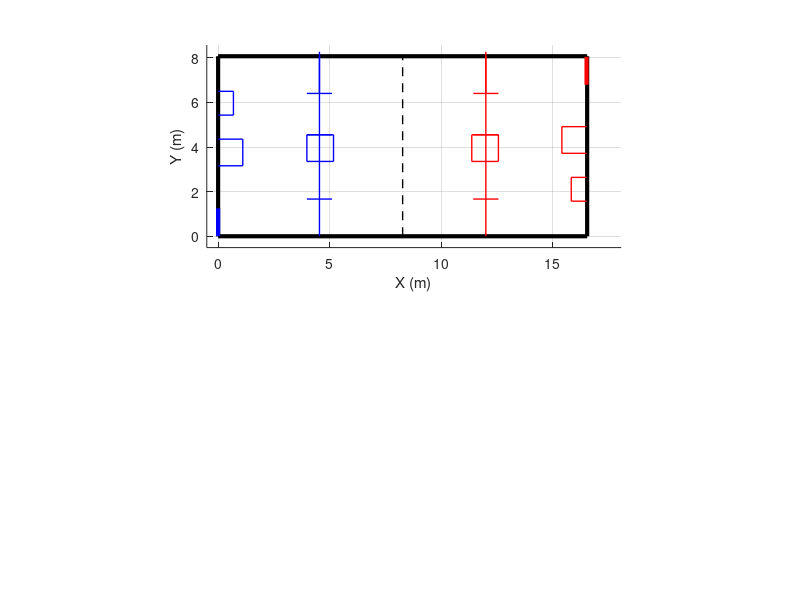

MATLAB code to generate this figure:
% Create figure and first subplot
figure(1), clf
subplot(2,1,1)
hold on

% Field Size 317 in. x 691 in.
field_width = 317.69 * 0.0254;
field_length = 691.22 * 0.0254;

% Field
plot([0 0]*0.0254,[0 317.69]*0.0254,'k','LineWidth',3)
plot([0 651.22]*0.0254,[0 0]*0.0254,'k','LineWidth',3)
plot([0 651.22]*0.0254,[317.69 317.69]*0.0254,'k','LineWidth',3)
plot([651.22, 651.22]*0.0254,[0 317.69]*0.0254,'k','LineWidth',3)

plot([325.61 325.61]*0.0254,[0 317.69]*0.0254,'k','LineWidth',1, 'LineStyle','--')

%Hub
plot([156.61 156.61+47]*0.0254,[317.69-65.65-73 317.69-65.65-73]*0.0254, 'b', 'LineWidth', 1)
plot([156.61 156.61+47]*0.0254,[317.69-65.65-73-47 317.69-65.65-73-47]*0.0254, 'b', 'LineWidth', 1)
plot([156.61+47 156.61+47]*0.0254,[317.69-65.65-73 317.69-65.65-73-47]*0.0254, 'b', 'LineWidth', 1)
plot([156.61 156.61]*0.0254,[317.69-65.65-73 317.69-65.65-73-47]*0.0254, 'b', 'LineWidth', 1)

plot([651.22-156.61 651.22-156.61-47]*0.0254,[317.69-65.65-73 317.69-65.65-73]*0.0254, 'r', 'LineWidth', 1)
plot([651.22-156.61 651.22-156.61-47]*0.0254,[317.69-65.65-73-47 317.69-65.65-73-47]*0.0254, 'r', 'LineWidth', 1)
plot([651.22-156.61-47 651.22-156.61-47]*0.0254,[317.69-65.65-73 317.69-65.65-73-47]*0.0254, 'r', 'LineWidth', 1)
plot([651.22-156.61 651.22-156.61]*0.0254,[317.69-65.65-73 317.69-65.65-73-47]*0.0254, 'r', 'LineWidth', 1)

%Trench + Bump
plot([156.61 156.61+44.40]*0.0254,[317.69-65.65-73 317.69-65.65-73]*0.0254, 'b', 'LineWidth', 1)
plot([156.61+22.2 156.61+22.2]*0.0254,[317.69 317.69-65.65]*0.0254, 'b', 'LineWidth', 1)
plot([156.61+22.2 156.61+22.2]*0.0254,[0. 325.61]*0.0254, 'b', 'LineWidth', 1)
plot([156.61 156.61+44.40]*0.0254,[317.69-65.65 317.69-65.65]*0.0254, 'b', 'LineWidth', 1)
plot([156.61 156.61+44.40]*0.0254,[65.65 65.65]*0.0254, 'b', 'LineWidth', 1)

plot([651.22-156.61 651.22-156.61-44.40]*0.0254,[317.69-65.65-73 317.69-65.65-73]*0.0254, 'r', 'LineWidth', 1)
plot([651.22-156.61-22.2 651.22-156.61-22.2]*0.0254,[317.69 317.69-65.65]*0.0254, 'r', 'LineWidth', 1)
plot([651.22-156.61-22.2 651.22-156.61-22.2]*0.0254,[0. 325.61]*0.0254, 'r', 'LineWidth', 1)
plot([651.22-156.61 651.22-156.61-44.40]*0.0254,[317.69-65.65 317.69-65.65]*0.0254, 'r', 'LineWidth', 1)
plot([651.22-156.61 651.22-156.61-44.40]*0.0254,[65.65 65.65]*0.0254, 'r', 'LineWidth', 1)


% Climber
plot([40+3.510 40+3.510]*0.0254,[26.62+121.24+23.5 26.62+121.24-23.5]*0.0254, 'b', 'LineWidth', 1)
plot([0 40+3.510]*0.0254,[26.62+121.24+23.5 26.62+121.24+23.5]*0.0254, 'b', 'LineWidth', 1)
plot([0 40+3.510]*0.0254,[26.62+121.24-23.5 26.62+121.24-23.5]*0.0254, 'b', 'LineWidth', 1)
plot([650.12-40-3.510 650.12-40-3.510]*0.0254,[82.42+87.46-23.5 82.42+87.46+23.5]*0.0254, 'r', 'LineWidth', 1)
plot([650.12 650.12-40-3.510]*0.0254,[82.42+87.46-23.5 82.42+87.46-23.5]*0.0254, 'r', 'LineWidth', 1)
plot([650.12 650.12-40-3.510]*0.0254,[82.42+87.46+23.5 82.42+87.46+23.5]*0.0254, 'r', 'LineWidth', 1)

% Depot
plot([27 27]*0.0254,[158.84+75.93-21 158.84+75.93+21]*0.0254, 'b', 'LineWidth', 1)
plot([0 27]*0.0254,[158.84+75.93+21 158.84+75.93+21]*0.0254, 'b', 'LineWidth', 1)
plot([0 27]*0.0254,[158.84+75.93-21 158.84+75.93-21]*0.0254, 'b', 'LineWidth', 1)
plot([650.12-27 650.12-27]*0.0254,[158.84-75.93-21 158.84-75.93+21]*0.0254, 'r', 'LineWidth', 1)
plot([650.12 650.12-27]*0.0254,[158.84-75.93+21 158.84-75.93+21]*0.0254, 'r', 'LineWidth', 1)
plot([650.12 650.12-27]*0.0254,[158.84-75.93-21 158.84-75.93-21]*0.0254, 'r', 'LineWidth', 1)


% Human Player
plot([0 0]*0.0254,[0 49.32]*0.0254, 'b', 'LineWidth', 3)
plot([650.12 650.12]*0.0254,[316.69 316.69-49.32]*0.0254, 'r', 'LineWidth', 3)



axis([-20*0.0254, (297.7*2+95.9+20)*0.0254, -20*0.0254, (317.5+20)*0.0254])

axis equal

axis equal
grid on
xlabel('X (m)')
ylabel('Y (m)')
